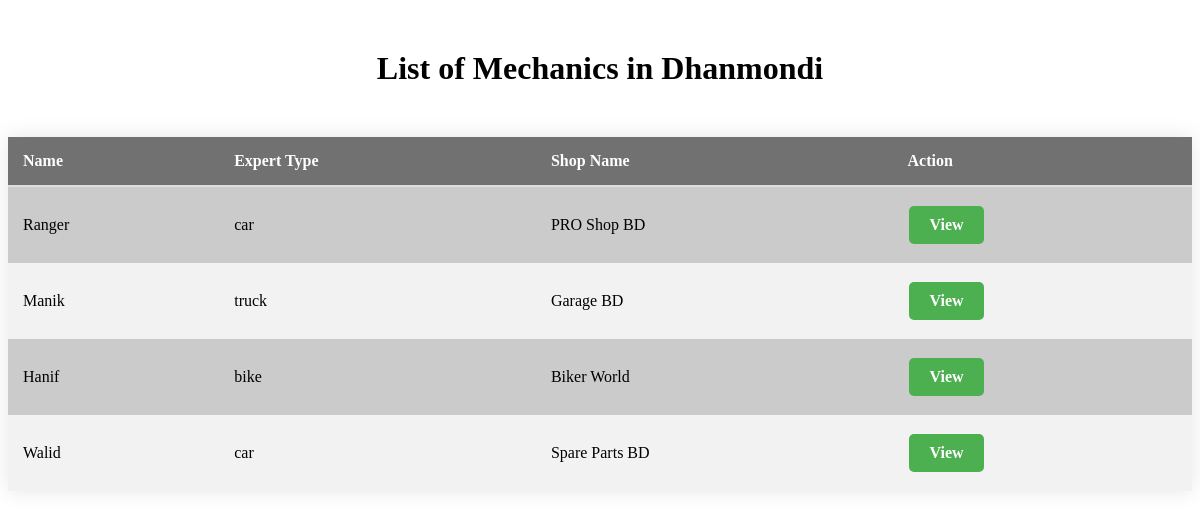
/show_dmd_mech.php, run on the app's committed database.
### tables this page shows
CREATE TABLE `mechanics` (
  `id` int(6) UNSIGNED NOT NULL,
  `name` varchar(50) NOT NULL,
  `mechanic_email` varchar(50) DEFAULT NULL,
  `contact` varchar(11) NOT NULL,
  `password` varchar(50) NOT NULL,
  `image` varchar(255) DEFAULT NULL,
  `expert_type` varchar(50) NOT NULL,
  `shop_name` varchar(50) NOT NULL,
  `shop_location` varchar(20) DEFAULT NULL,
  `accept_request` enum('YES','NO') DEFAULT 'NO'
);

### show_dmd_mech.php (the view, shortened to what this page needs)
<!DOCTYPE html>
<html>
<head>
	<link rel="stylesheet" type="text/css" href="mech_list.css">
</head>
<body>
	<h1>List of Mechanics in Dhanmondi</h1>
	<?php
		$conn = mysqli_connect("localhost", "root", "", "autoshop_db");
		$sql = "SELECT id, name, expert_type, shop_name FROM mechanics WHERE shop_location = 'Dhanmondi'";
		$result = mysqli_query($conn, $sql);
		echo "<table class='transparent-table'>";
		echo "<thead><tr><th>Name</th><th>Expert Type</th><th>Shop Name</th><th>Action</th></tr></thead>";
		echo "<tbody>";
		while ($row = mysqli_fetch_assoc($result)) {
			echo "<tr>";
			echo "<td>" . $row["name"] . "</td>";
			echo "<td>" . $row["expert_type"] . "</td>";
			echo "<td>" . $row["shop_name"] . "</td>";
			echo '<td><a class="btn-request" href="request.php?id=' . $row["id"] . '">View</a></td>';
			echo '</tr>';
		}
		echo "</tbody></table>";
	?>
</body>
</html>

### mech_list.css (style rules this page uses)
body { background-image: url("https://images.hdqwalls.com/wallpapers/bthumb/rolls-royce-ghost-de.jpg"); font-family: "Baskerville Old Face", serif; }
h1 { text-align: center; margin-top: 50px; margin-bottom: 50px; }
table { width: 100%; border-collapse: collapse; margin-top: 50px; margin-bottom: 50px; background-color: #cbcbcb; box-shadow: 0 0 20px rgba(0, 0, 0, 0.1); }
th, td { padding: 15px; text-align: left; }
th { background-color: #717171; color: #fffefe; border-bottom: 2px solid #ddd; }
tr:nth-child(even) { background-color: #f2f2f2; }
td:last-child { text-align: left; }
a { color: #3498db; text-decoration: none; font-weight: bold; }
.btn-request { background-color: #4CAF50; border: none; color: white; padding: 10px 20px; text-align: center; text-decoration: none; display: inline-block; font-size: 16px; margin: 4px 2px; cursor: pointer; border-radius: 5px; }

### data on the page
mechanics: name "Ranger", expert_type "car", shop_name "PRO Shop BD"
mechanics: name "Manik", expert_type "truck", shop_name "Garage BD"
mechanics: name "Hanif", expert_type "bike", shop_name "Biker World"
mechanics: name "Walid", expert_type "car", shop_name "Spare Parts BD"
